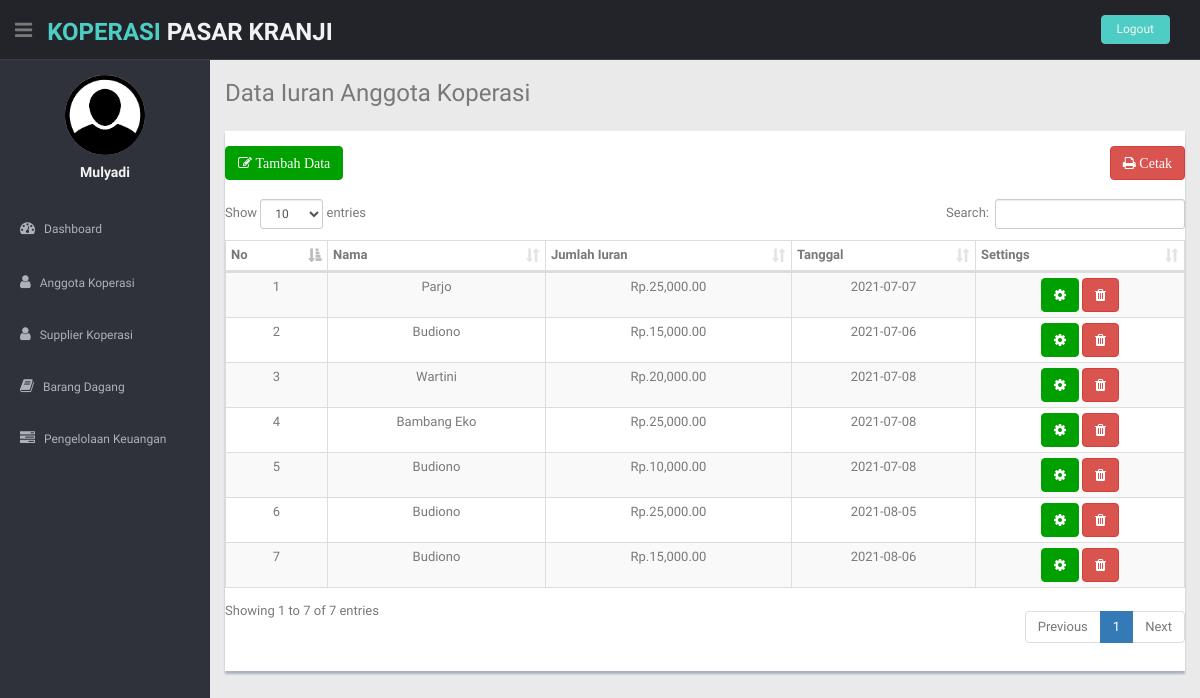
/manager/index_manager.php?halaman=iuran (signed in), run on the app's committed database.
### tables this page shows
CREATE TABLE `iuran_detail` (
  `id_iuran` int(11) NOT NULL,
  `id_anggota` int(11) NOT NULL,
  `tanggal_iuran` date NOT NULL,
  `jumlah_iuran` varchar(100) NOT NULL
);

CREATE TABLE `anggota` (
  `id_anggota` int(11) NOT NULL,
  `nama_anggota` varchar(100) NOT NULL,
  `jenis_kelamin` varchar(50) NOT NULL,
  `username` varchar(100) NOT NULL,
  `password` varchar(100) NOT NULL,
  `alamat` varchar(100) NOT NULL,
  `no_tlp` varchar(50) NOT NULL,
  `no_ktp` varchar(50) NOT NULL,
  `foto_anggota` varchar(150) NOT NULL
);

### manager/iuran/index_iuran.php (the view)
    <section id="main-content">
      <section class="wrapper">
        <h3> Data Iuran Anggota Koperasi</h3>
        <div class="row mt">
          <div class="col-lg-12">
            <div class="content-panel">
              <div>
                <a href="index_manager.php?halaman=iuran&aksi=tambah" class="btn btn-theme" style="float: left;">
                  <i class="fa fa-edit"> Tambah Data </i></a>
              </div>
              <div class="nav right">
                <a href="iuran/cetak_iuran.php" class="btn btn-danger" style="float: right;">
                  <i class="fa fa-print"> Cetak </i></a>
              </div>
                <table class="table table-bordered table-striped table-condensed" id="example1">
                <br>
                <thead align="center">
                    <tr align="center">
                    <th>No</th>
                    <th>Nama</th>
                    <th>Jumlah Iuran</th>
                    <th>Tanggal</th>
                    <th>Settings</th>
                  </tr>
                </thead>
                <tbody>
                <?php
                    $nomor=1;
                    $sql = $koneksi->query("SELECT * FROM iuran_detail JOIN anggota ON iuran_detail.id_anggota = anggota.id_anggota") or die(mysqli_error());?>
                <?php while ($data = $sql->fetch_assoc()) {?>
                <tr class="gradeX" align="center">
                    <td><?php echo $nomor; ?></td>
                    <td><?php echo $data['nama_anggota']; ?></td>
                    <td>Rp.<?php echo number_format($data['jumlah_iuran']); ?>.00</td>
                    <td><?php echo $data['tanggal_iuran']; ?></td>
                    <td>
                        <a href="index_manager.php?halaman=iuran&aksi=edit&id=<?php echo $data['id_iuran']; ?>" class="btn btn-theme"><i class="fa fa-cog"></i></a>
                        <a href="index_manager.php?halaman=iuran&aksi=delete&id=<?php echo $data['id_iuran']; ?>" class="btn btn-danger"><i class="fa fa-trash"></i></a>
                    </td>
                </tr>
                <?php
                $nomor++;
                };?>
                </tbody>
            </table>
        </div>
    </div>
</div>
</section>
</section>

### css/style.css (style rules this page uses)
body { color: #797979; background: #eaeaea; font-family: 'Ruda', sans-serif; padding: 0px !important; margin: 0px !important; font-size:13px; }
a, a:hover, a:focus { text-decoration: none; outline: none; }
.btn-theme { color: #fff; background-color: #00a000; border-color: #00a000; }
.mt { margin-top: 25px; }
#main-content { margin-left: 210px; }
.wrapper { display: inline-block; margin-top: 60px; padding-left: 15px; padding-right: 15px; padding-bottom: 15px; padding-top: 0px; width: 100%; }
.content-panel { background: #ffffff; box-shadow: 0px 3px 2px #aab2bd; padding-top: 15px; padding-bottom: 5px; }

### data on the page
iuran_detail: id_anggota.nama_anggota "Parjo", jumlah_iuran "25,000", tanggal_iuran "2021-07-07"
iuran_detail: id_anggota.nama_anggota "Budiono", jumlah_iuran "15,000", tanggal_iuran "2021-07-06"
iuran_detail: id_anggota.nama_anggota "Wartini", jumlah_iuran "20,000", tanggal_iuran "2021-07-08"
iuran_detail: id_anggota.nama_anggota "Bambang Eko", jumlah_iuran "25,000", tanggal_iuran "2021-07-08"
iuran_detail: id_anggota.nama_anggota "Budiono", jumlah_iuran "10,000", tanggal_iuran "2021-07-08"
iuran_detail: id_anggota.nama_anggota "Budiono", jumlah_iuran "25,000", tanggal_iuran "2021-08-05"
iuran_detail: id_anggota.nama_anggota "Budiono", jumlah_iuran "15,000", tanggal_iuran "2021-08-06"

### other printed values
$_SESSION['nama'] "Mulyadi"
